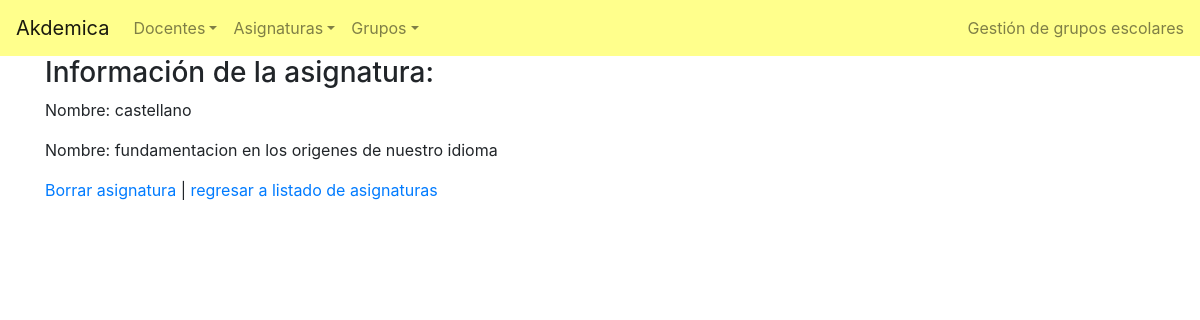
Screenshot of /asignatura/2/edit/ with the database file from the repository.
### academico/models.py (models this page shows, shortened)
class Asignatura(models.Model):
    nombre = models.CharField(max_length=40)
    descripcion = models.TextField(max_length=150)

### academico/views.py (the view)
# urls.py: path('asignatura/<int:pk>/edit/', AsignaturaDetailView.as_view(), name='asignatura_detail'),
class AsignaturaDetailView(DetailView):
    template_name = 'academico/asignatura_detail.html'
    model = Asignatura

### academico/templates/academico/asignatura_detail.html
{% extends 'base.html' %}
{% block content %}
    <h3>Información de la asignatura:</h3>
    <p>Nombre: {{ object.nombre}}</p>
    <p>Nombre: {{ object.descripcion }}</p>
    <a href="{% url 'asignatura_delete' object.pk %}">Borrar asignatura</a> |
    <a href="{% url 'asignatura_list' %}">regresar a listado de asignaturas</a>
{% endblock content %}

### rows the page displays
Asignatura: nombre "castellano", descripcion "fundamentacion en los origenes de nuestro idioma"
